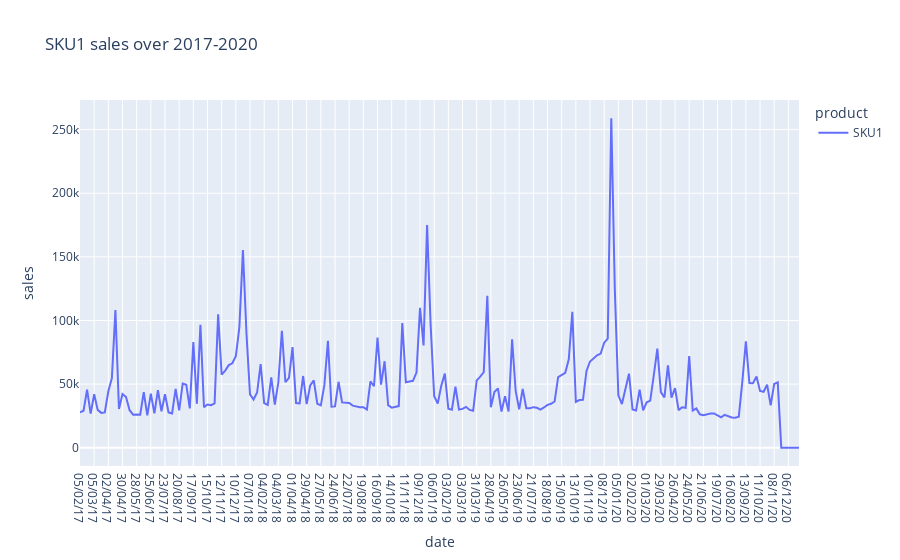
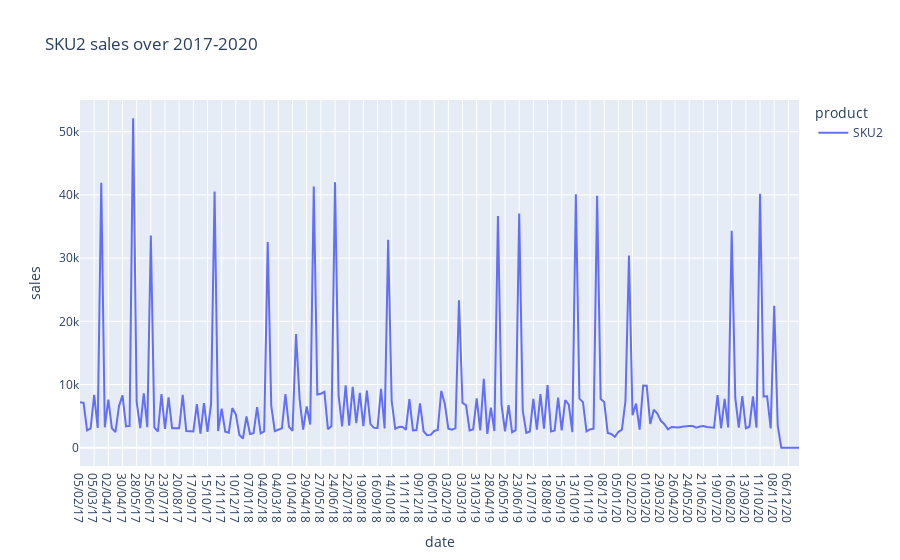
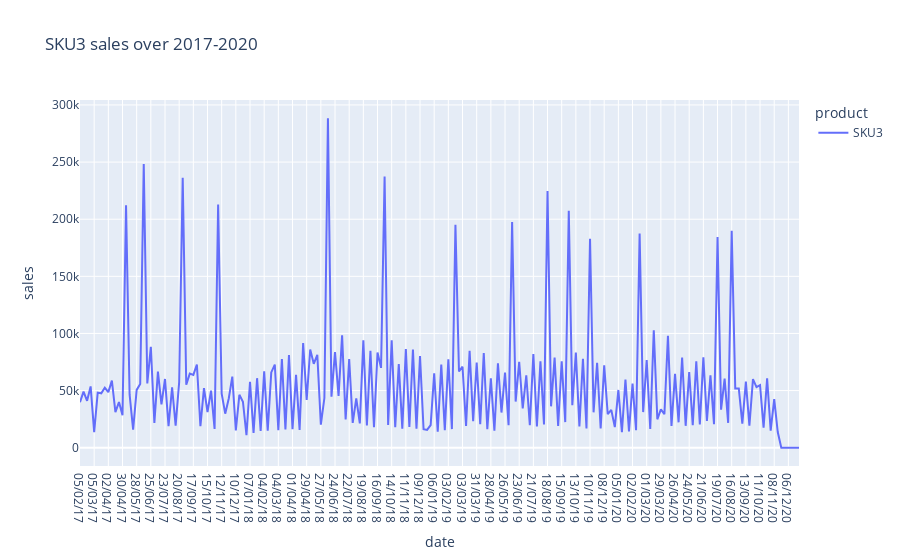
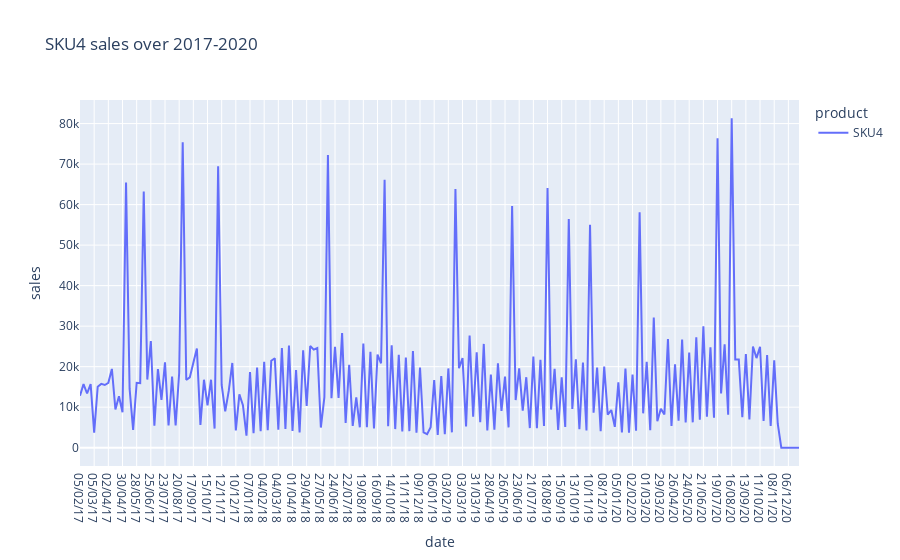

Notebook source saved alongside these figures, in order:
### Code cell
products = np.sort(df['product'].unique().values)
for product in products:
    df[df['product']==product].plot.line(x='date', y='sales', color="product", title=f"{product} sales over 2017-2020").show()

### Figure 1 — Plotly figure (JSON) as saved in the notebook; plotly's stock layout.template omitted (floating-point values rounded to 4 significant figures; data arrays with more than 128 entries replaced by an {"elided": "..."} marker saying what was removed)
{"data": [{"hovertemplate": "product=SKU1<br>date=%{x}<br>sales=%{y}<extra></extra>", "legendgroup": "SKU1", "line": {"color": "#636efa", "dash": "solid"}, "marker": {"symbol": "circle"}, "mode": "lines", "name": "SKU1", "orientation": "v", "showlegend": true, "type": "scatter", "x": {"elided": "204 str values"}, "xaxis": "x", "y": {"elided": "204 int values"}, "yaxis": "y"}], "layout": {"legend": {"title": {"text": "product"}, "tracegroupgap": 0}, "title": {"text": "SKU1 sales over 2017-2020"}, "xaxis": {"anchor": "y", "domain": [0, 1], "title": {"text": "date"}}, "yaxis": {"anchor": "x", "domain": [0, 1], "title": {"text": "sales"}}}}

### Figure 2 — Plotly figure (JSON) as saved in the notebook; plotly's stock layout.template omitted (floating-point values rounded to 4 significant figures; data arrays with more than 128 entries replaced by an {"elided": "..."} marker saying what was removed)
{"data": [{"hovertemplate": "product=SKU2<br>date=%{x}<br>sales=%{y}<extra></extra>", "legendgroup": "SKU2", "line": {"color": "#636efa", "dash": "solid"}, "marker": {"symbol": "circle"}, "mode": "lines", "name": "SKU2", "orientation": "v", "showlegend": true, "type": "scatter", "x": {"elided": "204 str values"}, "xaxis": "x", "y": {"elided": "204 int values"}, "yaxis": "y"}], "layout": {"legend": {"title": {"text": "product"}, "tracegroupgap": 0}, "title": {"text": "SKU2 sales over 2017-2020"}, "xaxis": {"anchor": "y", "domain": [0, 1], "title": {"text": "date"}}, "yaxis": {"anchor": "x", "domain": [0, 1], "title": {"text": "sales"}}}}

### Figure 3 — Plotly figure (JSON) as saved in the notebook; plotly's stock layout.template omitted (floating-point values rounded to 4 significant figures; data arrays with more than 128 entries replaced by an {"elided": "..."} marker saying what was removed)
{"data": [{"hovertemplate": "product=SKU3<br>date=%{x}<br>sales=%{y}<extra></extra>", "legendgroup": "SKU3", "line": {"color": "#636efa", "dash": "solid"}, "marker": {"symbol": "circle"}, "mode": "lines", "name": "SKU3", "orientation": "v", "showlegend": true, "type": "scatter", "x": {"elided": "204 str values"}, "xaxis": "x", "y": {"elided": "204 int values"}, "yaxis": "y"}], "layout": {"legend": {"title": {"text": "product"}, "tracegroupgap": 0}, "title": {"text": "SKU3 sales over 2017-2020"}, "xaxis": {"anchor": "y", "domain": [0, 1], "title": {"text": "date"}}, "yaxis": {"anchor": "x", "domain": [0, 1], "title": {"text": "sales"}}}}

### Figure 4 — Plotly figure (JSON) as saved in the notebook; plotly's stock layout.template omitted (floating-point values rounded to 4 significant figures; data arrays with more than 128 entries replaced by an {"elided": "..."} marker saying what was removed)
{"data": [{"hovertemplate": "product=SKU4<br>date=%{x}<br>sales=%{y}<extra></extra>", "legendgroup": "SKU4", "line": {"color": "#636efa", "dash": "solid"}, "marker": {"symbol": "circle"}, "mode": "lines", "name": "SKU4", "orientation": "v", "showlegend": true, "type": "scatter", "x": {"elided": "204 str values"}, "xaxis": "x", "y": {"elided": "204 int values"}, "yaxis": "y"}], "layout": {"legend": {"title": {"text": "product"}, "tracegroupgap": 0}, "title": {"text": "SKU4 sales over 2017-2020"}, "xaxis": {"anchor": "y", "domain": [0, 1], "title": {"text": "date"}}, "yaxis": {"anchor": "x", "domain": [0, 1], "title": {"text": "sales"}}}}
